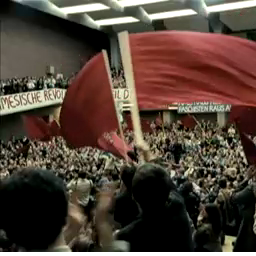
#> input picture baader_original-12s-256x256.png, 256 x 256 px
$ python fft3d.py baader_original-12s-256x256.png   (Python 2 division)
#> lines starting #> are read from the running program, lines starting #| are printed output that depends on the picture
#!/usr/bin/python
from mpl_toolkits.mplot3d import Axes3D
from matplotlib.axes import subplot_class_factory
from matplotlib import cm
from matplotlib.pyplot import imshow
import pylab
import numpy as np
import mpmath
import Image
import sys

mpmath.dps = 5

if len(sys.argv) < 2:
    print "Usage: fft3d.py image_file"
    sys.exit(1)

im = Image.open(sys.argv[1])#.convert("YCbCr")
#> im is the input picture: PIL image 256x256 RGBA; mean R, G, B, A 78.2, 62, 51.7, 251
x, y = im.size
#> x = 256; y = 256

fig = pylab.figure()
Subplot3D = subplot_class_factory(Axes3D)
ax = Subplot3D(fig, 121)
#ax = Axes3D(fig)
X = np.arange(-x/2, x/2)
#> X = 256 values from -128 to 127
Y = np.arange(-y/2, y/2)
#> Y = 256 values from -128 to 127
X, Y = np.meshgrid(X, Y)
xn, yn = X.shape
#> xn = 256; yn = 256

immatrix = np.reshape(im.getdata(0), (y,x))
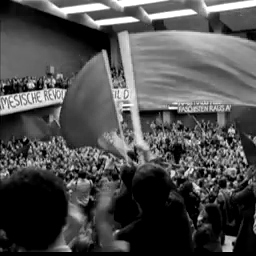
#> immatrix: shape (256, 256) int64; min 0, max 255, mean 78.2
imfft_abs = np.abs(np.fft.fftshift(np.fft.fft2(immatrix)))
imfft_log = np.log(imfft_abs)
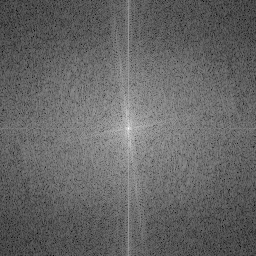
#> imfft_log: shape (256, 256) float64; min 2.46, max 15.45, mean 7.65; drawn with min black and max white
imfft_sqrt = np.sqrt(imfft_abs)
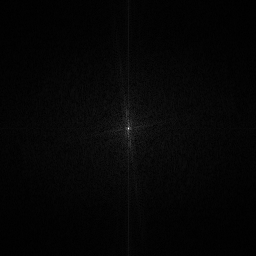
#> imfft_sqrt: shape (256, 256) float64; min 3.42, max 2264.3, mean 55.9; drawn with min black and max white

# can comment out one of these

ax.plot_surface(X, Y, imfft_log, rstride=x/32, cstride=y/32, cmap=cm.jet)
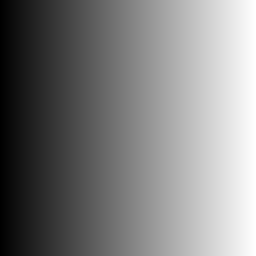
#> X: shape (256, 256) int64; min -128, max 127, mean -0.5; drawn with min black and max white
#ax.plot_surface(X, Y, imfft_sqrt, rstride=2, cmap=cm.gray)
#ax.plot_wireframe(X, Y, imfft_sqrt, rstride=2, cstride=2)

ax = fig.add_subplot(122)
imshow(imfft_log, cmap=cm.gray, interpolation='nearest', extent=(-x/2, x/2-1, -y/2, y/2-1))
pylab.show()
